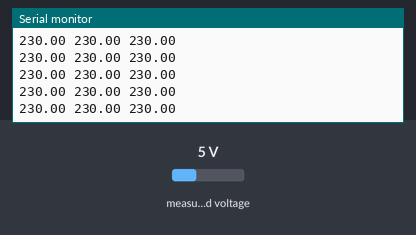
This sketch was run on a simulated ESP32. Shown: the last lines printed to the serial monitor. Inputs (shaded band) come from the test bench; at power-on: measured voltage 5 V.

Above: at 1.2 s.
1.3 s: measured voltage set to 0.3 V
At 1.5 s:
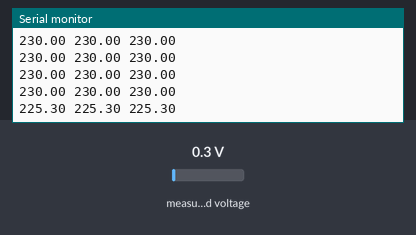
2.8 s: measured voltage set to 3.8 V
At 2.96 s:
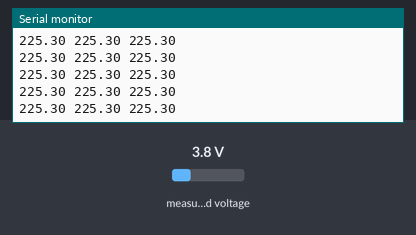
Timing chart, 0 to 5.8 s (numbered marks = the images above; inputs shaded):
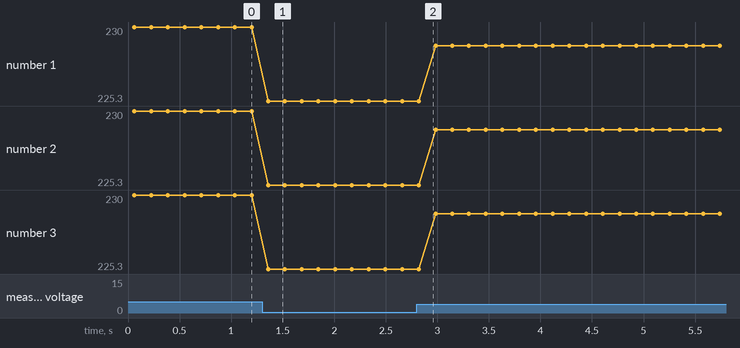

Measured:
- after the input at 1.3 s, the serial monitor: prints a new line after 0.06 s (image 1)
- plotted number 1: 230 → 225.3 after the input at 1.3 s, 225.3 → 228.8 after the input at 2.8 s
- plotted number 2: 230 → 225.3 after the input at 1.3 s, 225.3 → 228.8 after the input at 2.8 s
- plotted number 3: 230 → 225.3 after the input at 1.3 s, 225.3 → 228.8 after the input at 2.8 s

The sketch:

ESP.ino
```cpp
#include <PZEM004Tv30.h>
#include <SoftwareSerial.h>
#define RX0 3
#define TX0 1
#define RX1 26
#define TX1 25
#define RX2 16
#define TX2 17
SoftwareSerial Help(RX0,TX0);
PZEM004Tv30 R(Help);
PZEM004Tv30 S(Serial, RX0, TX0);
PZEM004Tv30 T(Serial2, RX2, TX2);

float RN=0,SN=0,TN=0;

void setup() {
  Serial.begin(115200);
}

void loop() {
  RN= R.voltage();
  SN= S.voltage();
  TN= T.voltage();

  Serial.println(String(RN,2)+" "+String(RN,2)+" "+String(RN,2));
  delay(100);
}
```
